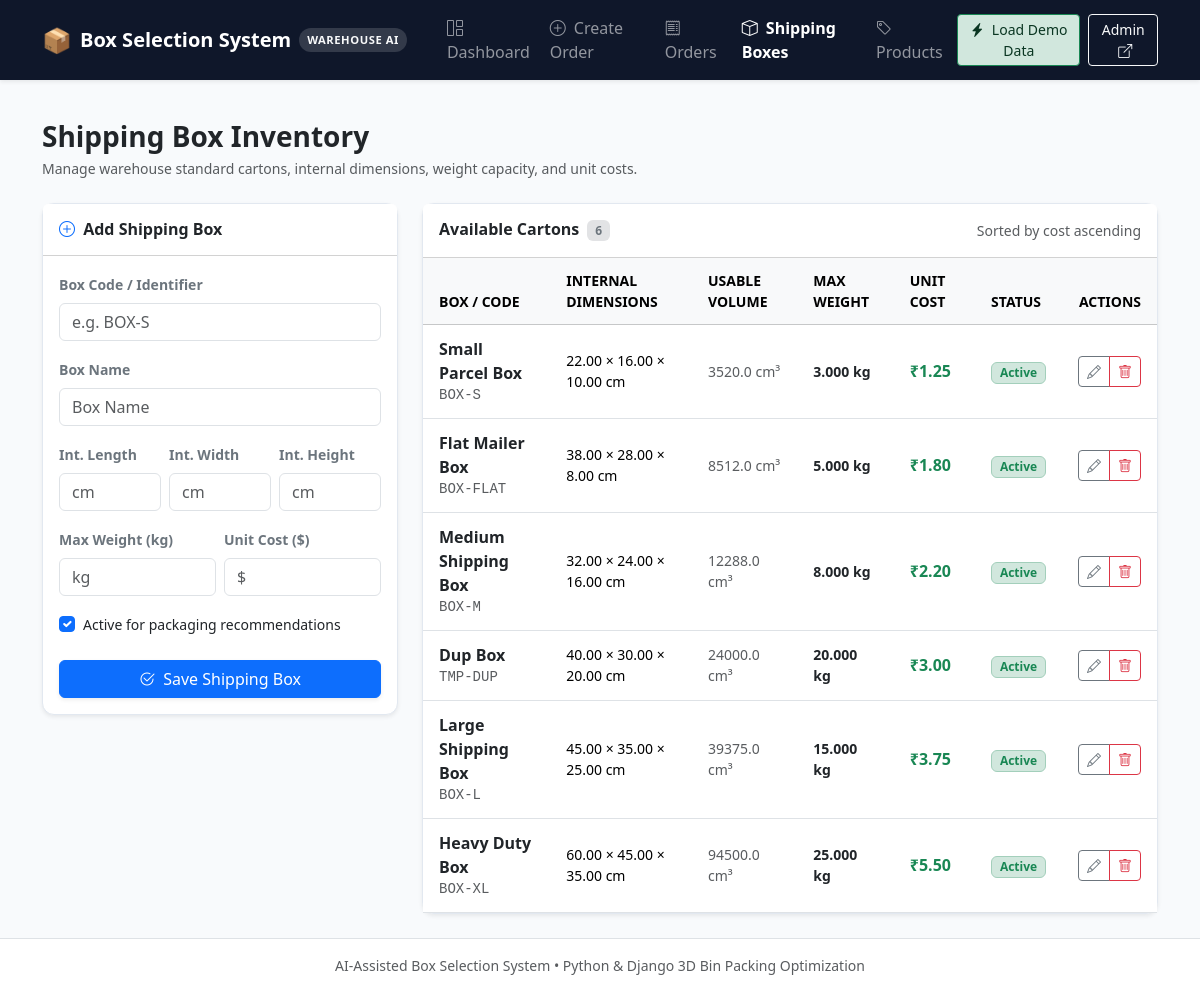
The page /boxes/ on the database its author committed.
### fulfillment/models/box.py (models this page shows, shortened)
class ShippingBox(models.Model):
    code = models.CharField(
        max_length=50,
        unique=True,
        db_index=True,
        help_text="Standard packaging identifier (e.g., 'BOX-S', 'BOX-M', 'BOX-L')"
    )
    name = models.CharField(max_length=100)
    internal_length = models.DecimalField(
        max_digits=8,
        decimal_places=2,
        validators=[MinValueValidator(Decimal('0.01'))],
        help_text="Internal length in cm"
    )
    internal_width = models.DecimalField(
        max_digits=8,
        decimal_places=2,
        validators=[MinValueValidator(Decimal('0.01'))],
        help_text="Internal width in cm"
    )
    internal_height = models.DecimalField(
        max_digits=8,
        decimal_places=2,
        validators=[MinValueValidator(Decimal('0.01'))],
        help_text="Internal height in cm"
    )
    max_weight = models.DecimalField(
        max_digits=8,
        decimal_places=3,
        validators=[MinValueValidator(Decimal('0.01'))],
        help_text="Maximum weight capacity in kg"
    )
    cost = models.DecimalField(
        max_digits=8,
        decimal_places=2,
        validators=[MinValueValidator(Decimal('0.00'))],
        help_text="Cost per box"
    )
    is_active = models.BooleanField(
        default=True,
        db_index=True,
        help_text="Indicates whether this box is currently available for packaging."
    )
    created_at = models.DateTimeField(auto_now_add=True)
    class Meta:
        ordering = ['cost', 'internal_length']
        verbose_name = "Shipping Box"
        verbose_name_plural = "Shipping Boxes"
        constraints = [
            models.CheckConstraint(
                condition=models.Q(internal_length__gt=0) &
                models.Q(internal_width__gt=0) &
                models.Q(internal_height__gt=0) &
                models.Q(max_weight__gt=0) &
                models.Q(cost__gte=0),
                name='box_positive_attributes'
            )
        ]
    @property
    def internal_volume(self) -> Decimal:
        return self.internal_length * self.internal_width * self.internal_height

### fulfillment/views/catalog_views.py (the view)
# urls.py: path('boxes/', views.box_list_create, name='box_list_create'),
def box_list_create(request):
    if request.method == 'POST':
        form = ShippingBoxForm(request.POST)
        if form.is_valid():
            box = form.save()
            messages.success(request, f"Shipping Box '{box.name}' [{box.code}] added successfully.")
            return redirect('box_list_create')
        else:
            messages.error(request, "Please correct the form errors below.")
    else:
        form = ShippingBoxForm()
    boxes = ShippingBox.objects.all().order_by('cost', 'internal_length')
    return render(request, 'fulfillment/box_list.html', {
        'form': form,
        'boxes': boxes
    })

### fulfillment/forms/catalog_forms.py
class ShippingBoxForm(forms.ModelForm):
    class Meta:
        model = ShippingBox
        fields = ['code', 'name', 'internal_length', 'internal_width', 'internal_height', 'max_weight', 'cost', 'is_active']
        widgets = {
            'code': forms.TextInput(attrs={'class': 'form-control', 'placeholder': 'e.g. BOX-S'}),
            'name': forms.TextInput(attrs={'class': 'form-control', 'placeholder': 'Box Name'}),
            'internal_length': forms.NumberInput(attrs={'class': 'form-control', 'step': '0.01', 'min': '0.01', 'placeholder': 'cm'}),
            'internal_width': forms.NumberInput(attrs={'class': 'form-control', 'step': '0.01', 'min': '0.01', 'placeholder': 'cm'}),
            'internal_height': forms.NumberInput(attrs={'class': 'form-control', 'step': '0.01', 'min': '0.01', 'placeholder': 'cm'}),
            'max_weight': forms.NumberInput(attrs={'class': 'form-control', 'step': '0.001', 'min': '0.01', 'placeholder': 'kg'}),
            'cost': forms.NumberInput(attrs={'class': 'form-control', 'step': '0.01', 'min': '0.00', 'placeholder': '$'}),
            'is_active': forms.CheckboxInput(attrs={'class': 'form-check-input'}),
        }

### templates/fulfillment/box_list.html (shortened to what this page needs)
{% extends "fulfillment/base.html" %}
{% block content %}
<div class="d-flex justify-content-between align-items-center mb-4">
    <div>
        <h1 class="h3 fw-bold text-dark mb-1">Shipping Box Inventory</h1>
        <p class="text-muted small mb-0">Manage warehouse standard cartons, internal dimensions, weight capacity, and unit costs.</p>
    </div>
</div>
<div class="row g-4">
    <div class="col-12 col-lg-4">
        <div class="card shadow-sm sticky-top" style="top: 80px;">
            <div class="card-header bg-white py-3">
                <h5 class="card-title fw-bold text-dark mb-0 fs-6">
                    <i class="bi bi-plus-circle me-1 text-primary"></i> Add Shipping Box
                </h5>
            </div>
            <div class="card-body">
                <form method="post" novalidate>
                    <div class="mb-3">
                        <label class="form-label small fw-semibold text-secondary">Box Code / Identifier</label>
                        {{ form.code }}
                    </div>
                    <div class="mb-3">
                        <label class="form-label small fw-semibold text-secondary">Box Name</label>
                        {{ form.name }}
                    </div>
                    <div class="row g-2 mb-3">
                        <div class="col-4">
                            <label class="form-label small fw-semibold text-secondary">Int. Length</label>
                            {{ form.internal_length }}
                        </div>
                        <div class="col-4">
                            <label class="form-label small fw-semibold text-secondary">Int. Width</label>
                            {{ form.internal_width }}
                        </div>
                        <div class="col-4">
                            <label class="form-label small fw-semibold text-secondary">Int. Height</label>
                            {{ form.internal_height }}
                        </div>
                    </div>
                    <div class="row g-2 mb-3">
                        <div class="col-6">
                            <label class="form-label small fw-semibold text-secondary">Max Weight (kg)</label>
                            {{ form.max_weight }}
                        </div>
                        <div class="col-6">
                            <label class="form-label small fw-semibold text-secondary">Unit Cost ($)</label>
                            {{ form.cost }}
                        </div>
                    </div>
                    <div class="form-check mb-4">
                        {{ form.is_active }}
                        <label class="form-check-label small fw-medium" for="{{ form.is_active.id_for_label }}">
                            Active for packaging recommendations
                        </label>
                    </div>
                    <button type="submit" class="btn btn-primary w-100 shadow-sm">
                        <i class="bi bi-check2-circle me-1"></i> Save Shipping Box
                    </button>
                </form>
            </div>
        </div>
    </div>
    <div class="col-12 col-lg-8">
        <div class="card shadow-sm">
            <div class="card-header bg-white py-3 d-flex justify-content-between align-items-center">
                <h5 class="card-title fw-bold text-dark mb-0 fs-6">
                    Available Cartons <span class="badge bg-secondary-subtle text-secondary ms-1">{{ boxes.count }}</span>
                </h5>
                <span class="text-muted small">Sorted by cost ascending</span>
            </div>
            <div class="card-body p-0">
                {% if boxes %}
                    <div class="table-responsive">
                        <table class="table table-hover align-middle mb-0">
                            <thead class="table-light">
                                <tr class="text-uppercase small text-muted">
                                    <th>Box / Code</th>
                                    <th>Internal Dimensions</th>
                                    <th>Usable Volume</th>
                                    <th>Max Weight</th>
                                    <th>Unit Cost</th>
                                    <th>Status</th>
                                    <th class="text-end">Actions</th>
                                </tr>
                            </thead>
                            <tbody>
                                {% for b in boxes %}
                                    <tr>
                                        <td>
                                            <div class="fw-bold text-dark">{{ b.name }}</div>
                                            <div class="text-muted small font-monospace">{{ b.code }}</div>
                                        </td>
                                        <td class="small">{{ b.internal_length }} × {{ b.internal_width }} × {{ b.internal_height }} cm</td>
                                        <td class="small text-muted">{{ b.internal_volume|floatformat:1 }} cm³</td>
                                        <td class="small fw-semibold text-dark">{{ b.max_weight }} kg</td>
                                        <td class="small fw-bold text-success fs-6">₹{{ b.cost|floatformat:2 }}</td>
                                        <td>
                                            {% if b.is_active %}
                                                <span class="badge bg-success-subtle text-success border border-success-subtle">Active</span>
                                            {% else %}
                                                <span class="badge bg-secondary-subtle text-secondary">Inactive</span>
                                            {% endif %}
                                        </td>
                                        <td class="text-end">
                                            <div class="btn-group btn-group-sm">
                                                <a href="{% url 'box_edit' b.pk %}" class="btn btn-outline-secondary" title="Edit Box">
                                                    <i class="bi bi-pencil"></i>
                                                </a>
                                                <a href="{% url 'box_delete' b.pk %}" class="btn btn-outline-danger" title="Delete Box">
                                                    <i class="bi bi-trash"></i>
                                                </a>
                                            </div>
                                        </td>
                                    </tr>
                                {% endfor %}
                            </tbody>
                        </table>
                    </div>
                {% else %}
                    <div class="p-5 text-center text-muted">
                        <i class="bi bi-box2 fs-1 text-secondary"></i>
                        <p class="mt-2 mb-0">No shipping boxes in inventory yet.</p>
                        <p class="small text-muted">Add your first shipping box or click "Load Demo Data" above.</p>
                    </div>
                {% endif %}
            </div>
        </div>
    </div>
</div>
{% endblock %}

### templates/fulfillment/base.html (style rules this page uses)
:root { --brand-primary: #1e3a8a; --brand-secondary: #0f172a; --brand-accent: #2563eb; --bg-canvas: #f8fafc; }
body { background-color: var(--bg-canvas); color: #334155; font-family: system-ui, -apple-system, "Segoe UI", Roboto, "Helvetica Neue", Arial, sans-serif; min-height: 100vh; display: flex; flex-direction: column; }
.card { border: 1px solid #e2e8f0; border-radius: 0.75rem; box-shadow: 0 1px 3px rgba(0, 0, 0, 0.05); }
.table > :not(caption) > * > * { padding: 0.75rem 1rem; }

### rows shown on the page
ShippingBox: name "Small Parcel Box", code "BOX-S", internal_length "22.00", internal_width "16.00", internal_height "10.00", internal_volume "3520.0", max_weight "3.000", cost "1.25", is_active "Active"
ShippingBox: name "Flat Mailer Box", code "BOX-FLAT", internal_length "38.00", internal_width "28.00", internal_height "8.00", internal_volume "8512.0", max_weight "5.000", cost "1.80", is_active "Active"
ShippingBox: name "Medium Shipping Box", code "BOX-M", internal_length "32.00", internal_width "24.00", internal_height "16.00", internal_volume "12288.0", max_weight "8.000", cost "2.20", is_active "Active"
ShippingBox: name "Dup Box", code "TMP-DUP", internal_length "40.00", internal_width "30.00", internal_height "20.00", internal_volume "24000.0", max_weight "20.000", cost "3.00", is_active "Active"
ShippingBox: name "Large Shipping Box", code "BOX-L", internal_length "45.00", internal_width "35.00", internal_height "25.00", internal_volume "39375.0", max_weight "15.000", cost "3.75", is_active "Active"
ShippingBox: name "Heavy Duty Box", code "BOX-XL", internal_length "60.00", internal_width "45.00", internal_height "35.00", internal_volume "94500.0", max_weight "25.000", cost "5.50", is_active "Active"

### other values the page prints
{{ boxes.count }} "6"
